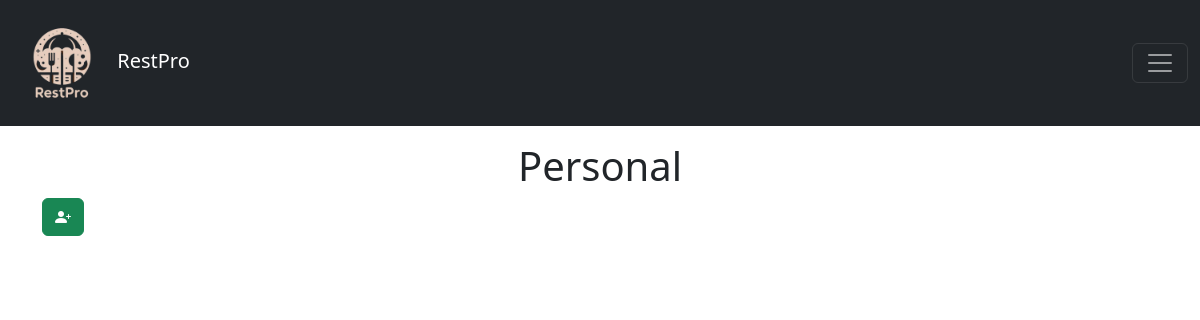
The page /vistas/personal.php on the database as committed earlier.
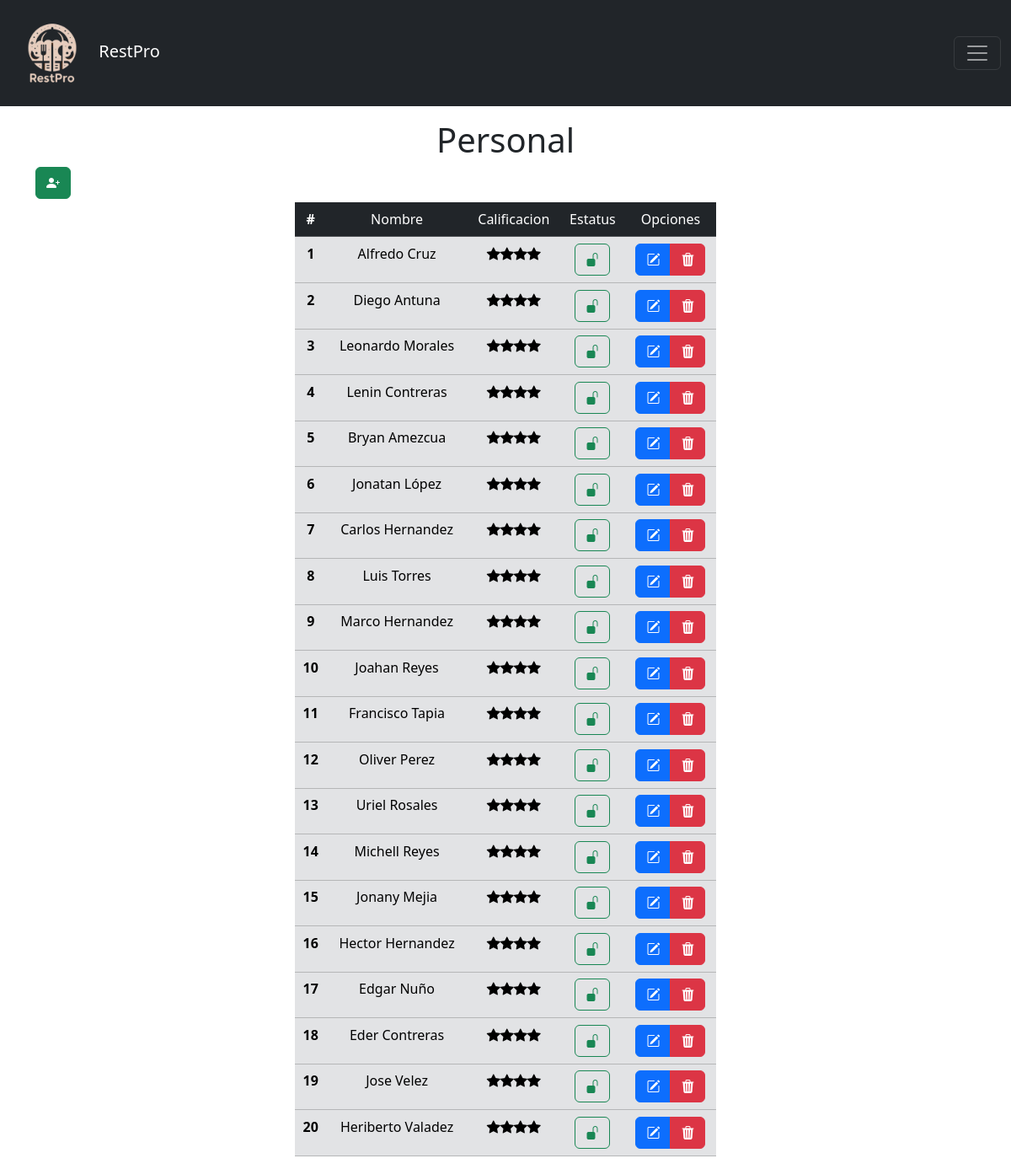
The same page on the database as committed later.
### tables this page shows
CREATE TABLE IF NOT EXISTS `personal` (
  `id` int NOT NULL AUTO_INCREMENT,
  `nombre` varchar(50) NOT NULL,
  `apellido` varchar(50) NOT NULL,
  `calificacion` int NOT NULL DEFAULT '4',
  `estado` int NOT NULL DEFAULT '1' COMMENT '0: inactivo, 1: activo',
  PRIMARY KEY (`id`)
);

### vistas/personal.php (the view, shortened to what this page needs)
<?php
$ubicacion = "../";
$titulo = "Personal";
include ($ubicacion . "includes/header.php");
include ($ubicacion . "config/conexion.php");
$result = $pdo->query("SELECT * FROM personal");
if ($result->rowCount() > 0) {
    $resultMeseros = $result->fetchAll(PDO::FETCH_OBJ);
}
?>
<link rel="stylesheet" href="<?php echo $ubicacion; ?>/assets/tools/styles/estilos_vistas.css">
<div class="container mt-3">
    <h1 class="text-center"><?php echo $titulo; ?></h1>
    <button data-bs-toggle="modal" data-bs-target="#modalAgregar" class="btn btn-success mb-1"><i
            class="bi bi-person-plus-fill"></i></button>
    <br>
    <div class="d-flex centrar">
        <?php if (isset($resultMeseros)): ?>
            <table class="table table-border table-dark" style="width: 500px;">
                <thead>
                    <tr>
                        <th>#</th>
                        <td>Nombre</td>
                        <td>Calificacion</td>
                        <td>Estatus</td>
                        <td>Opciones</td>
                    </tr>
                </thead>
                <tbody class="table-secondary">
                    <?php foreach ($resultMeseros as $mesero): ?>
                        <tr>
                            <th><?php echo $mesero->id ?></th>
                            <td><?php echo $mesero->nombre . " " . $mesero->apellido; ?></td>
                            <td>
                                <?php for ($star = 0; $star < $mesero->calificacion; $star++):
                                    echo '<i class="bi bi-star-fill"></i>';
                                endfor ?>
                            </td>
                            <td>
                                <?php
                                if ($mesero->estado == 1) {
                                    $estiloButton = 'class="btn btn-outline-success "';
                                    $icon = '<i class="bi bi-unlock-fill"></i>';
                                    $modal = 'data-bs-target="#modalBloquear"';
                                } else {
                                    $estiloButton = 'class="btn btn-outline-danger btn-lg rounded-4 mx-2"';
                                    $icon = '<i class="bi bi-lock-fill"></i>';
                                    $modal = ' onclick="confirmarDesbloqueo(' . $mesero->id . ')" ';
                                }
                                ?>
                                <button <?php echo $estiloButton; ?> data-bs-toggle="modal" <?php echo $modal; ?> href=""
                                    data-id="<?php echo $mesero->id; ?>" data-name="<?php echo $mesero->nombre; ?>"
                                    data-estado="<?php echo $mesero->estado; ?>"><?php echo $icon; ?></button>
                            </td>
                            <td>
                                <div class="btn-group" role="group" aria-label="Basic mixed styles example">
                                    <button class="btn btn-primary" data-bs-toggle="modal" data-bs-target="#modalEditar" type="button"
                                        data-id="<?php echo $mesero->id; ?>" data-name="<?php echo $mesero->nombre; ?>"
                                        data-apellido="<?php echo $mesero->apellido; ?>"><i class="bi bi-pencil-square"></i>
                                    </button>
                                    <button type="button" class="btn btn-danger" onclick="confirmarEliminacion(<?php echo $mesero->id; ?>)">
                                        <i class="bi bi-trash3-fill"></i>
                                    </button>
                                </div>
                            </td>
                        <tr>
                        <?php endforeach ?>
                </tbody>
            </table>
        <?php endif ?>
    </div>
</div>

### includes/header.php (shortened to what this page needs)
<!doctype html>
<html lang="es">
<head>
    <link href="https://cdn.jsdelivr.net/npm/bootstrap@5.3.3/dist/css/bootstrap.min.css" rel="stylesheet">
    <link href="https://getbootstrap.com/docs/5.3/assets/css/docs.css" rel="stylesheet">
    <link href="<?php echo $ubicacion; ?>assets/tools/styles.css" rel="stylesheet">
    <link rel="stylesheet" href="https://cdn.jsdelivr.net/npm/bootstrap-icons@1.11.3/font/bootstrap-icons.min.css">
</head>
<body>
    <?php
    include_once $ubicacion."includes/navbar.php";
    ?>

### includes/navbar.php (shortened to what this page needs)
<nav class="navbar navbar-dark bg-dark">
    <div class="container-fluid">
        <a class="navbar-brand color-text-navbar" href="<?php echo $ubicacion; ?>index.php">
            <img src="<?php echo $ubicacion; ?>assets/imagenes/logo-white.png" width="100" height="100" alt="...">
            RestPro
        </a>
        <button class="navbar-toggler" type="button" data-bs-toggle="offcanvas" data-bs-target="#offcanvasNavbar"
            aria-controls="offcanvasNavbar" aria-label="Toggle navigation">
            <span class="navbar-toggler-icon"></span>
        </button>
</nav>

### assets/tools/styles.css (style rules this page uses)
.centrar { text-align: center; justify-content: center; align-items: center; }
.container { margin-top: 50px; }

### assets/tools/styles/estilos_vistas.css (style rules this page uses)
.table { table-layout: auto; width: auto; }

Rows that differ between the two databases and show on the page:
added personal: id "1", nombre "Alfredo", apellido "Cruz", calificacion 4 (drawn), estado 1 (drawn)
added personal: id "2", nombre "Diego", apellido "Antuna", calificacion 4 (drawn), estado 1 (drawn)
added personal: id "3", nombre "Leonardo", apellido "Morales", calificacion 4 (drawn), estado 1 (drawn)
added personal: id "4", nombre "Lenin", apellido "Contreras", calificacion 4 (drawn), estado 1 (drawn)
added personal: id "5", nombre "Bryan", apellido "Amezcua", calificacion 4 (drawn), estado 1 (drawn)
added personal: id "6", nombre "Jonatan", apellido "López", calificacion 4 (drawn), estado 1 (drawn)
added personal: id "7", nombre "Carlos", apellido "Hernandez", calificacion 4 (drawn), estado 1 (drawn)
added personal: id "8", nombre "Luis", apellido "Torres", calificacion 4 (drawn), estado 1 (drawn)
added personal: id "9", nombre "Marco", apellido "Hernandez", calificacion 4 (drawn), estado 1 (drawn)
added personal: id "10", nombre "Joahan", apellido "Reyes", calificacion 4 (drawn), estado 1 (drawn)
added personal: id "11", nombre "Francisco", apellido "Tapia", calificacion 4 (drawn), estado 1 (drawn)
added personal: id "12", nombre "Oliver", apellido "Perez", calificacion 4 (drawn), estado 1 (drawn)
added personal: id "13", nombre "Uriel", apellido "Rosales", calificacion 4 (drawn), estado 1 (drawn)
added personal: id "14", nombre "Michell", apellido "Reyes", calificacion 4 (drawn), estado 1 (drawn)
added personal: id "15", nombre "Jonany", apellido "Mejia", calificacion 4 (drawn), estado 1 (drawn)
added personal: id "16", nombre "Hector", apellido "Hernandez", calificacion 4 (drawn), estado 1 (drawn)
added personal: id "17", nombre "Edgar", apellido "Nuño", calificacion 4 (drawn), estado 1 (drawn)
added personal: id "18", nombre "Eder", apellido "Contreras", calificacion 4 (drawn), estado 1 (drawn)
added personal: id "19", nombre "Jose", apellido "Velez", calificacion 4 (drawn), estado 1 (drawn)
added personal: id "20", nombre "Heriberto", apellido "Valadez", calificacion 4 (drawn), estado 1 (drawn)
Other text that changed with them:
text now shown: "# Nombre Calificacion Estatus Opciones"
